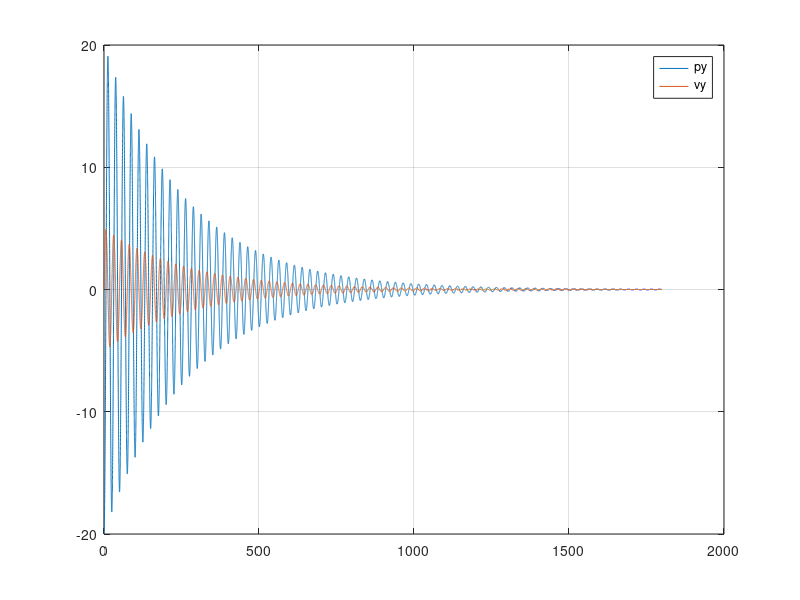
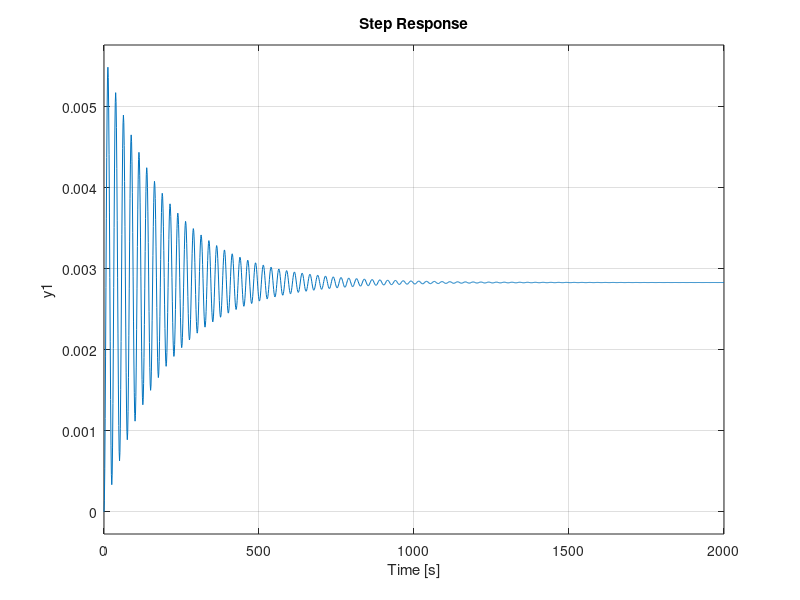
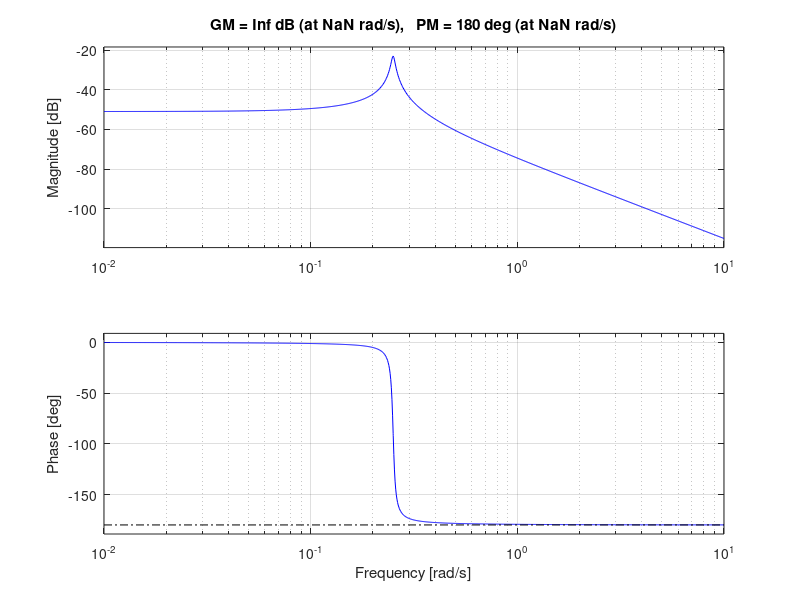
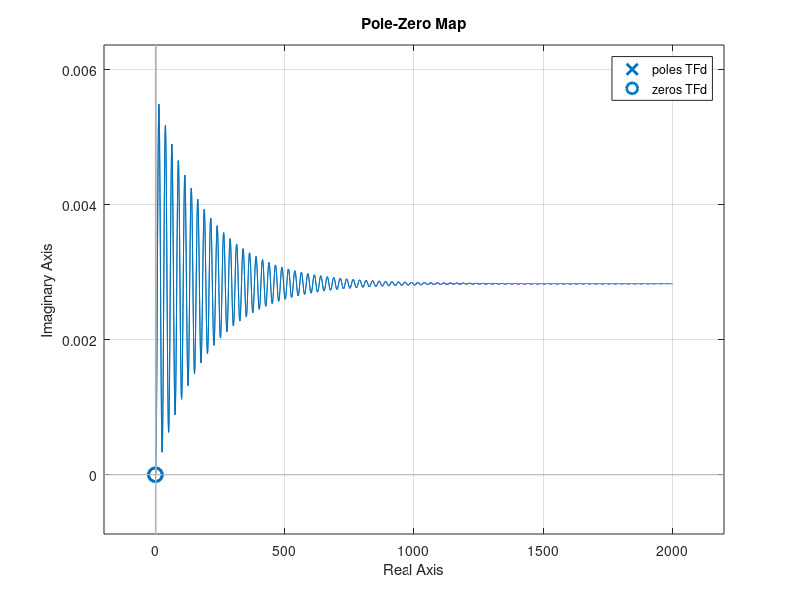

The MATLAB script that drew these images, in order: (Note: this script raises an error after producing the figures.)
clc;clear;close all
% Simulation parameters
fs = 25;			% [Hz] - Sample freq. 
Ts = 1/fs;			% [s] - Sample time
Tsim = 1800;		% [s] - Simulation time
nt = 0:Ts:Tsim;		% - Simulation time index

% Constants from wtLin
frqHz1 = 0.0399;	% From ???? - For fore-aft model
mTwrTotal = 77743 + 82262 + 293382 + 3*36251; % From each part file
% mp.twr.mass = massTotal;
mTwr = mTwrTotal/100;
zeta = 0.02; % Predefined in comps.m file of fore-aft model definition

m = mTwr;
k = (2*pi*frqHz1)^2 * m;
b = 2*zeta*sqrt(k*m);



% constants
% k = 500.78;		% Spring coeff.
% b = 40.96;		% Damper coeff.
% m = 20;			% mass

Frot = 0;		% [N] - Simulating a constant rotor force

% Initial parameters
vy_0 = 0;
py_0 = -20;

vy(1) =  vy_0; py(1) = py_0;

for n = 1:(length(nt)-1)
	vy(n+1) = vy(n) + (Frot - b*vy(n) - k*py(n))/m * Ts;
	py(n+1) = py(n) + vy(n)*Ts ;
end

% Plotting both states
figure
plot(nt, py)
hold on
plot(nt, vy)
grid on
legend('py','vy')
hold off


%% Continuous time transfer function

% Parameters
% zeta = 0.7;
% feig = 1;
% 
% k = (2*pi*feig)^2 * m
% b = 2*zeta*sqrt(k*m)


s = tf('s');

TF = (1/m)/(s^2 + b/m * s + k/m)

dcgain = dcgain(TF)

p_c = pole(TF)
z_c = zero(TF)

figure
step(TF)
grid on

figure
margin(TF)
grid on


% Discretize system

TFd = c2d(TF, Ts, 'tustin')

figure
step(TF)
hold on
step(TFd)
hold off
legend('TF', 'TFd')

pzmap(TFd)

p_d = pole(TFd)
z_d = zero(TFd)


%% Varying zeta

frqHz1 = 0.0399;
mTwrTotal = 77743 + 82262 + 293382 + 3*36251;
mTwr = mTwrTotal/100;
zetaArray = [0.1:0.1:1];

m = mTwr;
k = (2*pi*frqHz1)^2 * m;
bArray = 2.*zetaArray.*sqrt(k*m)

legendArray = strcat("zeta = ", string(zetaArray))

s = tf('s');

myfig(-1);
for ii = 1:length(bArray)
	TF(ii) = (1/m)/(s^2 + bArray(ii)/m * s + k/m);
	bode(TF(ii))
	hold on
end
hold off
legend(legendArray)


%% Varying m

frqHz1 = 0.0399;
mTwrTotal = 77743 + 82262 + 293382 + 3*36251;
zeta = 0.02;

mArray = mTwrTotal.*[(1/2)^2 (1/2)^3 (1/2)^4 (1/2)^5 (1/2)^6];
kArray = (2*pi*frqHz1)^2 .* mArray;
bArray = 2*zeta.*sqrt(kArray.*mArray);

legendArray = strcat("m = ", string(mArray));

s = tf('s');

myfig(-1);
for ii = 1:length(bArray)
	TF(ii) = (1/mArray(ii))/(s^2 + bArray(ii)/mArray(ii) * s + kArray(ii)/mArray(ii));
	bode(TF(ii))
	hold on
end
hold off
legend(legendArray)


%% Varying frqHz1

frqHz1Array = [0.01:0.01:0.1];
mTwrTotal = 77743 + 82262 + 293382 + 3*36251;
zeta = 0.02;

m = mTwrTotal;
kArray = (2.*pi.*frqHz1Array).^2 .* m;
bArray = 2*zeta.*sqrt(kArray.*m);

legendArray = strcat("frqHz1 = ", string(frqHz1Array));

s = tf('s');

myfig(-1);
for ii = 1:length(bArray)
	TF(ii) = (1/m)/(s^2 + bArray(ii)/m * s + kArray(ii)/m);
	bode(TF(ii))
	hold on
end
hold off
legend(legendArray)

